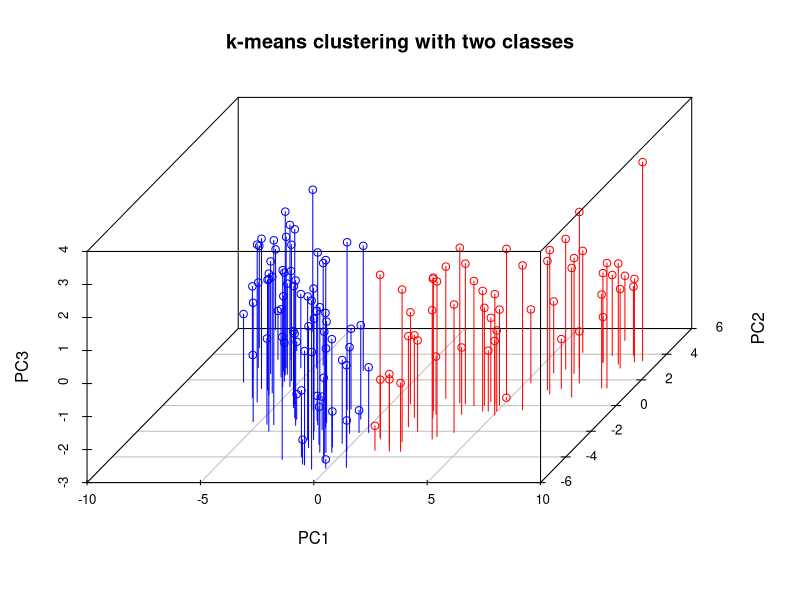
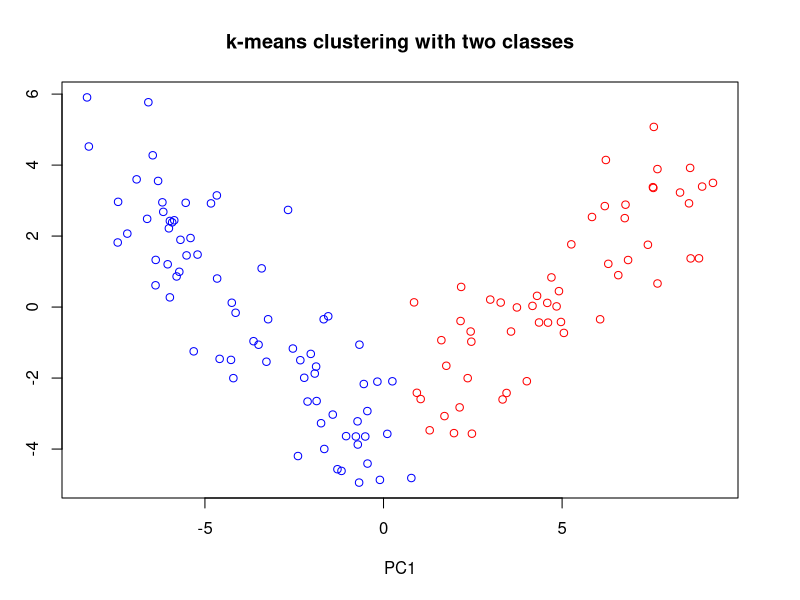
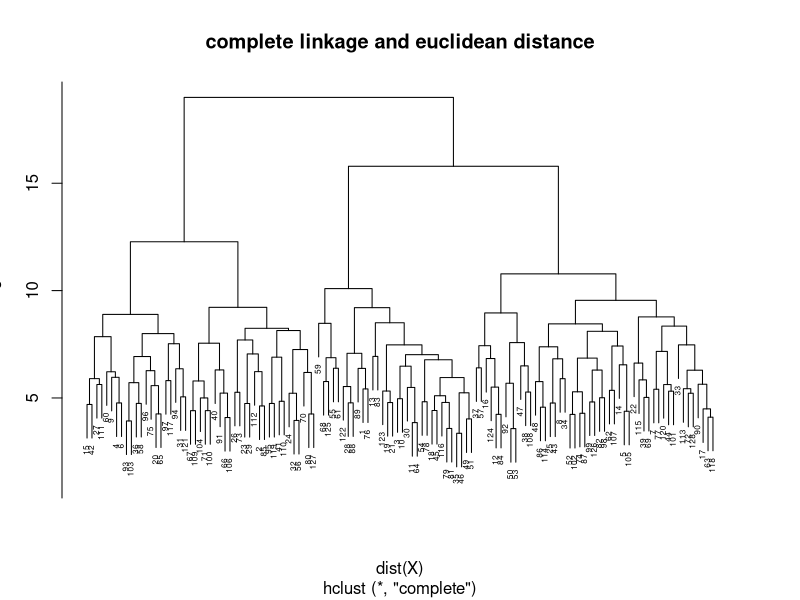
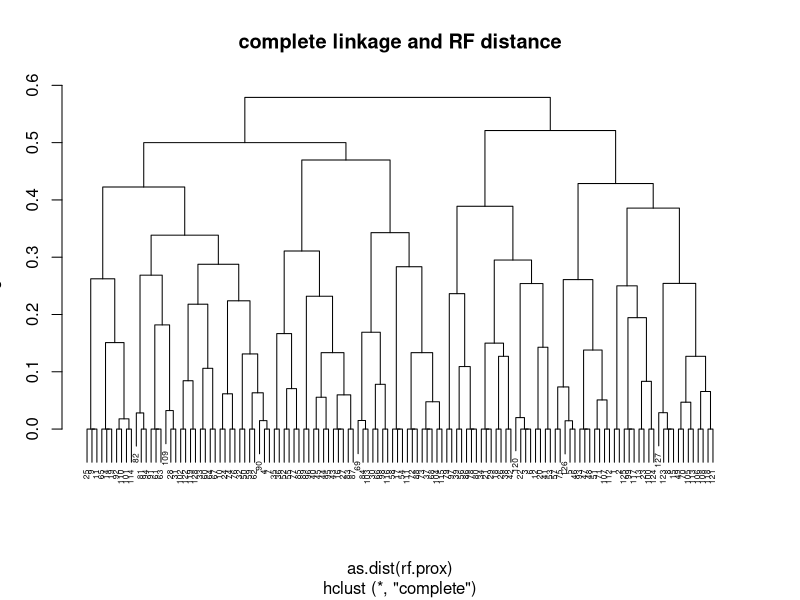
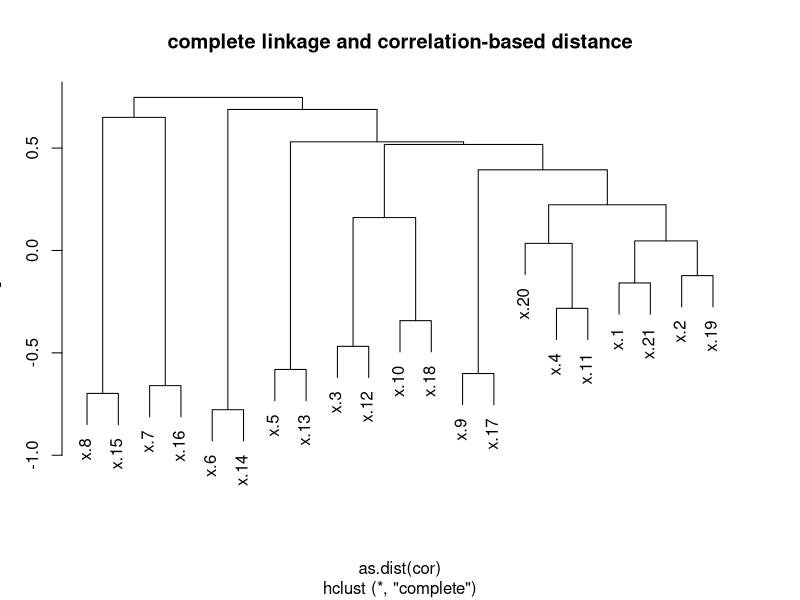

The R script that drew these images, in order:
#### STAT 239 HOMEWORK 4 DATA ANALYSIS 3 ####

#### K-MEANS CLUSTERING ####
library(scatterplot3d)
library(randomForest)

set.seed(42)
train = read.table("test.txt", header = T)
X = model.matrix(y~., data = train)
Y = train$y - 1

km.model = kmeans(X, 2, nstart = 50)
c = km.model$cluster - 1
colors = ifelse(c, "red", "blue")

# 3d plot of first three principal components for visualization
pcr.model = prcomp(X, retx = TRUE)
summary(pcr.model)
PC1 = pcr.model$x[,"PC1"]
PC2 = pcr.model$x[,"PC2"]
PC3 = pcr.model$x[,"PC3"]

scatterplot3d(PC1, PC2, PC3, color = colors, main = "k-means clustering with two classes", type="h", angle = 70)
plot(x=PC1, y=PC2,  ylab = "PC2", col = colors, main = "k-means clustering with two classes")

# let's find out if the clusters correspond to the y values
km.err = sum(Y != c) # 7! pretty impressive


#### HIERARCHICAL CLUSTERING ####
# euclidean distance
hc.model = hclust(dist(X), method="complete")
plot(hc.model, cex=0.5, main="complete linkage and euclidean distance")

# random forest distance
rf.model = randomForest(X, proximity = TRUE, importance = TRUE)
rf.prox = rf.model$proximity

hc.model2 = hclust(as.dist(rf.prox), method="complete")
plot(hc.model2, cex=0.5, main="complete linkage and RF distance")

# correlation-based distance
cor = cor(X)[2:22, 2:22]
hc.model3 = hclust(as.dist(cor), method="complete")
plot(hc.model3, cex=1, main="complete linkage and correlation-based distance")
